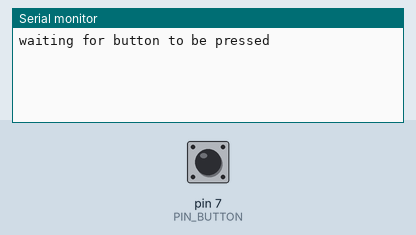
Simulated run of this sketch. Board: Arduino Uno, built with avr-gcc and run on an emulated ATmega328P. Parts: the last lines printed to the serial monitor. The inputs (shaded band) are chosen by the test bench; at power-on: pin 7 (PIN_BUTTON) HIGH.

Above: at 1.2 s.
1.3 s: pin 7 (PIN_BUTTON) pulled LOW for 0.15 s
At 1.7 s:
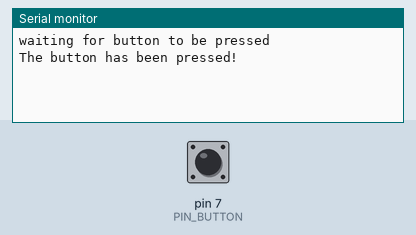
At 3.1 s:
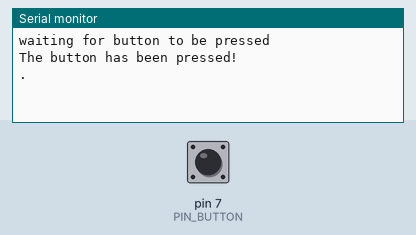

Measured:
- after the input at 1.3 s, the serial monitor: prints a new line at once (image 1)

The sketch:

button_test.ino
```cpp
// Test a 2pole button
#define PIN_BUTTON  7

int debug = false;
int button_pressed = false;

void setup() {
  // put your setup code here, to run once:
  Serial.begin(115200);
  pinMode(PIN_BUTTON, INPUT_PULLUP);
}

void loop() {
  // put your main code here, to run repeatedly:
  if (! button_pressed ) {
    Serial.println("waiting for button to be pressed");
  }
  while(! button_pressed) {
    int p = digitalRead(PIN_BUTTON);
    if (debug) {
      Serial.println(p);
    }
    if (p == 0) {
      button_pressed = true;
      Serial.println("The button has been pressed!");
    }
  }

  delay(1000);
  Serial.print(".");

}
```
